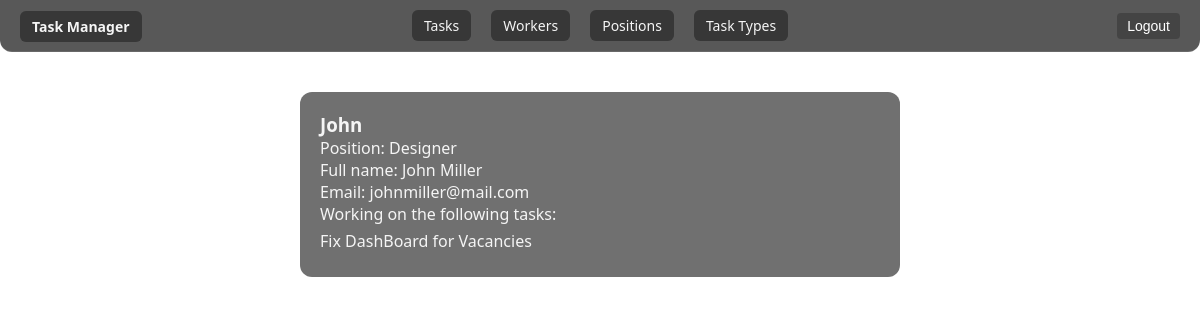
Page /workers/3 (signed in) on the committed database.
### manager/models.py (models this page shows, shortened)
class Worker(AbstractUser):
    position = models.ForeignKey(
        Position,
        on_delete=models.SET_NULL,
        null=True,
        blank=True,
        related_name="workers"
    )
    class Meta:
        ordering = ["username"]
        verbose_name = "Worker"
        verbose_name_plural = "Workers"

class Position(models.Model):
    name = models.CharField(max_length=255)
    def get_absolute_url(self):
        return reverse("manager:position-detail", kwargs={"pk": self.pk})
    def __str__(self):
        return self.name

class Task(models.Model):
    class Priority(models.TextChoices):
        LOW = "LOW", "Low"
        MEDIUM = "MEDIUM", "Medium"
        HIGH = "HIGH", "High"
        URGENT = "URGENT", "Urgent"
    name = models.CharField(max_length=255)
    description = models.TextField()
    deadline = models.DateField()
    is_completed = models.BooleanField(default=False)
    priority = models.CharField(
        max_length=10,
        choices=Priority.choices,
        default=Priority.MEDIUM
    )
    task_type = models.ForeignKey(
        TaskType,
        on_delete=models.CASCADE,
        related_name="tasks"
    )
    assignees = models.ManyToManyField(
        Worker,
        related_name="tasks"
    )
    class Meta:
        ordering = ["-deadline"]
        verbose_name = "Task"
        verbose_name_plural = "Tasks"
    def get_absolute_url(self):
        return reverse("manager:task-detail", kwargs={"pk": self.pk})

### manager/views.py (the view)
class WorkerDetailView(LoginRequiredMixin, generic.DetailView):
    model = Worker

### templates/manager/worker_detail.html (shortened to what this page needs)
{% extends "base.html" %}
{% block content %}
  <h3>{{ worker.username }}</h3>
  <p>
    Position:
    <a href="{{ worker.position.get_absolute_url }}">{{ worker.position }}</a>
  </p>
  <p>Full name: {{ worker.first_name }} {{ worker.last_name }}</p>
  <p>Email: {{ worker.email }}</p>
  {% if worker.tasks.all %}
    Working on the following tasks:
    <ul>
      {% for task in worker.tasks.all %}
        <li>
          <a href="{{ task.get_absolute_url }}">{{ task.name }}</a>
        </li>
      {% endfor %}
    </ul>
  {% else %}
    There are no active tasks
  {% endif %}
{% endblock %}

### static/css/styles.css (style rules this page uses)
* { margin: 0; padding: 0; box-sizing: border-box; }
body { background-image: url("../images/background.jpg"); background-size: cover; background-position: center; background-attachment: fixed; margin: 0; padding: 0; font-family: 'Segoe UI', Roboto, Helvetica, Arial, sans-serif; color: #f5f5f5; }
a { color: inherit; text-decoration: none; transition: color 0.5s; }
li { list-style: none; margin-bottom: 5px; margin-top: 5px; }

### rows in the picture
Worker: username "John", position "Designer", first_name "John", last_name "Miller", email "johnmiller@mail.com"
Task: name "Fix DashBoard for Vacancies"
